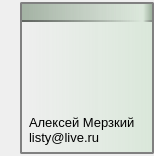
<?xml version="1.0" encoding="UTF-8"?>
<ui version="4.0">
 <class>outcom</class>
 <widget class="QWidget" name="outcom">
  <property name="geometry">
   <rect>
    <x>0</x>
    <y>0</y>
    <width>154</width>
    <height>156</height>
   </rect>
  </property>
  <property name="windowTitle">
   <string>Form</string>
  </property>
  <layout class="QHBoxLayout" name="horizontalLayout">
   <property name="spacing">
    <number>0</number>
   </property>
   <property name="margin">
    <number>0</number>
   </property>
   <item>
    <spacer name="horizontalSpacer">
     <property name="orientation">
      <enum>Qt::Horizontal</enum>
     </property>
     <property name="sizeType">
      <enum>QSizePolicy::Minimum</enum>
     </property>
     <property name="sizeHint" stdset="0">
      <size>
       <width>20</width>
       <height>20</height>
      </size>
     </property>
    </spacer>
   </item>
   <item>
    <widget class="QGroupBox" name="groupBox_2">
     <property name="sizePolicy">
      <sizepolicy hsizetype="Preferred" vsizetype="Maximum">
       <horstretch>0</horstretch>
       <verstretch>0</verstretch>
      </sizepolicy>
     </property>
     <property name="styleSheet">
      <string notr="true">QGroupBox {
    background: qlineargradient(spread:pad, x1:0, y1:0, x2:1, y2:0, stop:0 rgba(255, 255, 255, 0), stop:1 rgba(104, 190, 104, 40));
    border: 2px solid gray;
    border-radius: 2px;
}</string>
     </property>
     <layout class="QGridLayout" name="gridLayout_5" rowstretch="0,0,1" columnstretch="0,1">
      <property name="margin">
       <number>0</number>
      </property>
      <property name="spacing">
       <number>0</number>
      </property>
      <item row="0" column="1">
       <widget class="QLabel" name="dateLabel">
        <property name="minimumSize">
         <size>
          <width>0</width>
          <height>18</height>
         </size>
        </property>
        <property name="font">
         <font>
          <pointsize>10</pointsize>
         </font>
        </property>
        <property name="toolTip">
         <string notr="true"/>
        </property>
        <property name="styleSheet">
         <string notr="true">QLabel {
	background: qlineargradient(spread:pad, x1:0, y1:0, x2:1, y2:0, stop:0 rgba(255, 255, 255, 0), stop:1 rgba(128, 150, 128, 175));
    border-bottom: 2px solid qlineargradient(spread:pad, x1:0, y1:0, x2:1, y2:0, stop:0 rgba(255, 255, 255, 0), stop:1 rgba(128, 128, 128, 175));
	padding: 0px;
}</string>
        </property>
        <property name="textFormat">
         <enum>Qt::PlainText</enum>
        </property>
        <property name="alignment">
         <set>Qt::AlignRight|Qt::AlignTrailing|Qt::AlignVCenter</set>
        </property>
        <property name="margin">
         <number>2</number>
        </property>
       </widget>
      </item>
      <item row="2" column="0">
       <widget class="QLabel" name="authorFullLabel">
        <property name="minimumSize">
         <size>
          <width>0</width>
          <height>50</height>
         </size>
        </property>
        <property name="font">
         <font>
          <pointsize>10</pointsize>
         </font>
        </property>
        <property name="accessibleDescription">
         <string notr="true"/>
        </property>
        <property name="styleSheet">
         <string notr="true">QLabel {
	padding: 4px;
}</string>
        </property>
        <property name="text">
         <string>Алексей Мерзкий
listy@live.ru</string>
        </property>
        <property name="textFormat">
         <enum>Qt::PlainText</enum>
        </property>
        <property name="alignment">
         <set>Qt::AlignBottom|Qt::AlignLeading|Qt::AlignLeft</set>
        </property>
       </widget>
      </item>
      <item row="1" column="1" rowspan="2">
       <widget class="QLabel" name="commentLabel">
        <property name="text">
         <string/>
        </property>
        <property name="textFormat">
         <enum>Qt::RichText</enum>
        </property>
        <property name="scaledContents">
         <bool>true</bool>
        </property>
        <property name="alignment">
         <set>Qt::AlignLeading|Qt::AlignLeft|Qt::AlignTop</set>
        </property>
        <property name="wordWrap">
         <bool>true</bool>
        </property>
        <property name="openExternalLinks">
         <bool>true</bool>
        </property>
        <property name="textInteractionFlags">
         <set>Qt::LinksAccessibleByKeyboard|Qt::LinksAccessibleByMouse|Qt::TextBrowserInteraction|Qt::TextSelectableByKeyboard|Qt::TextSelectableByMouse</set>
        </property>
       </widget>
      </item>
      <item row="1" column="0">
       <widget class="QLabel" name="authorPicLabel">
        <property name="minimumSize">
         <size>
          <width>120</width>
          <height>80</height>
         </size>
        </property>
        <property name="maximumSize">
         <size>
          <width>120</width>
          <height>120</height>
         </size>
        </property>
        <property name="text">
         <string>&lt;img src=&quot;D:/APS/OneDrive/Exam_(work_title)/root/admin/login/listy/icon/listy_icon_icon.png&quot;&gt;</string>
        </property>
        <property name="textFormat">
         <enum>Qt::RichText</enum>
        </property>
        <property name="alignment">
         <set>Qt::AlignHCenter|Qt::AlignTop</set>
        </property>
        <property name="margin">
         <number>2</number>
        </property>
       </widget>
      </item>
      <item row="0" column="0">
       <widget class="QLabel" name="authorLabel">
        <property name="minimumSize">
         <size>
          <width>0</width>
          <height>18</height>
         </size>
        </property>
        <property name="font">
         <font>
          <pointsize>10</pointsize>
          <weight>75</weight>
          <bold>true</bold>
         </font>
        </property>
        <property name="styleSheet">
         <string notr="true">QLabel {
	background: qlineargradient(spread:pad, x1:0, y1:0, x2:1, y2:0, stop:0 rgba(128, 150, 128, 175), stop:1 rgba(64, 64,64, 0));
    border-bottom: 2px solid qlineargradient(spread:pad, x1:0, y1:0, x2:1, y2:0, stop:0 rgba(64, 64, 64, 175), stop:1 rgba(255, 255,255, 0));
	padding: 0px;
}</string>
        </property>
        <property name="textFormat">
         <enum>Qt::PlainText</enum>
        </property>
       </widget>
      </item>
     </layout>
    </widget>
   </item>
  </layout>
 </widget>
 <resources/>
 <connections/>
</ui>
